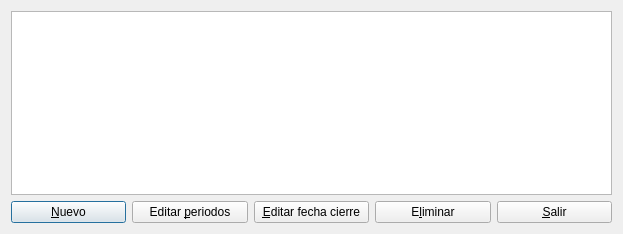
<ui version="4.0" >
 <author>José Manuel Díez Botella</author>
 <class>ejercicios</class>
 <widget class="QDialog" name="ejercicios" >
  <property name="geometry" >
   <rect>
    <x>0</x>
    <y>0</y>
    <width>623</width>
    <height>234</height>
   </rect>
  </property>
  <property name="windowTitle" >
   <string>Ejercicios</string>
  </property>
  <layout class="QVBoxLayout" >
   <item>
    <widget class="QTableView" name="ejerciciostableView" />
   </item>
   <item>
    <layout class="QHBoxLayout" >
     <item>
      <widget class="QPushButton" name="nuevopushButton" >
       <property name="text" >
        <string>&amp;Nuevo</string>
       </property>
       <property name="icon" >
        <iconset resource="libroK.qrc" >
         <normaloff>:/graf/File.png</normaloff>:/graf/File.png</iconset>
       </property>
       <property name="shortcut" >
        <string>Alt+N</string>
       </property>
      </widget>
     </item>
     <item>
      <widget class="QPushButton" name="periodospushButton" >
       <property name="text" >
        <string>Editar &amp;periodos</string>
       </property>
       <property name="icon" >
        <iconset resource="libroK.qrc" >
         <normaloff>:/images/librok-14.png</normaloff>:/images/librok-14.png</iconset>
       </property>
      </widget>
     </item>
     <item>
      <widget class="QPushButton" name="fcierrepushButton" >
       <property name="text" >
        <string>&amp;Editar fecha cierre</string>
       </property>
       <property name="icon" >
        <iconset resource="libroK.qrc" >
         <normaloff>:/graf/Door.png</normaloff>:/graf/Door.png</iconset>
       </property>
       <property name="shortcut" >
        <string>Alt+E</string>
       </property>
      </widget>
     </item>
     <item>
      <widget class="QPushButton" name="eliminarpushButton" >
       <property name="text" >
        <string>E&amp;liminar</string>
       </property>
       <property name="icon" >
        <iconset resource="libroK.qrc" >
         <normaloff>:/images/librok-17.png</normaloff>:/images/librok-17.png</iconset>
       </property>
       <property name="shortcut" >
        <string>Alt+L</string>
       </property>
      </widget>
     </item>
     <item>
      <widget class="QPushButton" name="salirpushButto" >
       <property name="text" >
        <string>&amp;Salir</string>
       </property>
       <property name="icon" >
        <iconset resource="libroK.qrc" >
         <normaloff>:/images/librok-7.png</normaloff>:/images/librok-7.png</iconset>
       </property>
       <property name="shortcut" >
        <string>Alt+S</string>
       </property>
      </widget>
     </item>
    </layout>
   </item>
  </layout>
 </widget>
 <layoutdefault spacing="6" margin="11" />
 <tabstops>
  <tabstop>ejerciciostableView</tabstop>
  <tabstop>nuevopushButton</tabstop>
  <tabstop>periodospushButton</tabstop>
  <tabstop>fcierrepushButton</tabstop>
  <tabstop>eliminarpushButton</tabstop>
  <tabstop>salirpushButto</tabstop>
 </tabstops>
 <includes/>
 <resources>
  <include location="libroK.qrc" />
 </resources>
 <connections>
  <connection>
   <sender>salirpushButto</sender>
   <signal>clicked()</signal>
   <receiver>ejercicios</receiver>
   <slot>reject()</slot>
   <hints>
    <hint type="sourcelabel" >
     <x>20</x>
     <y>20</y>
    </hint>
    <hint type="destinationlabel" >
     <x>20</x>
     <y>20</y>
    </hint>
   </hints>
  </connection>
 </connections>
</ui>
